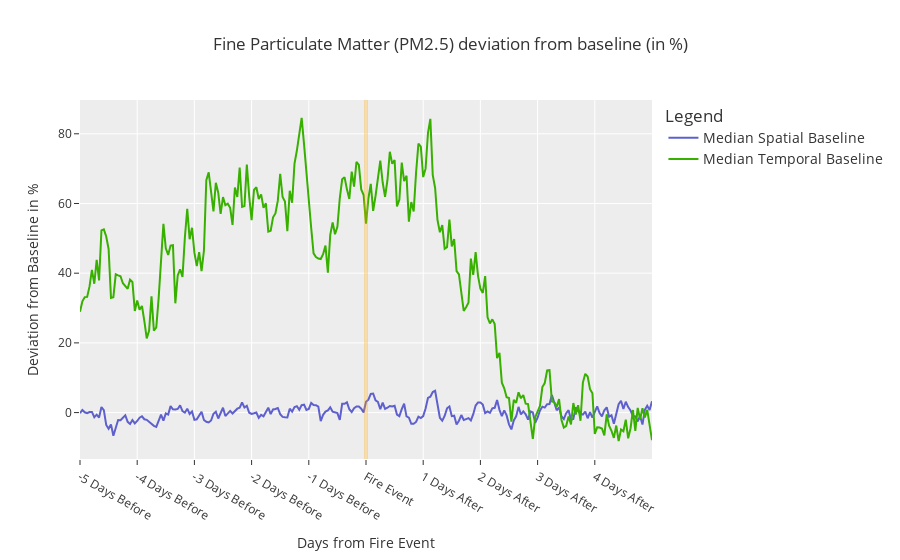
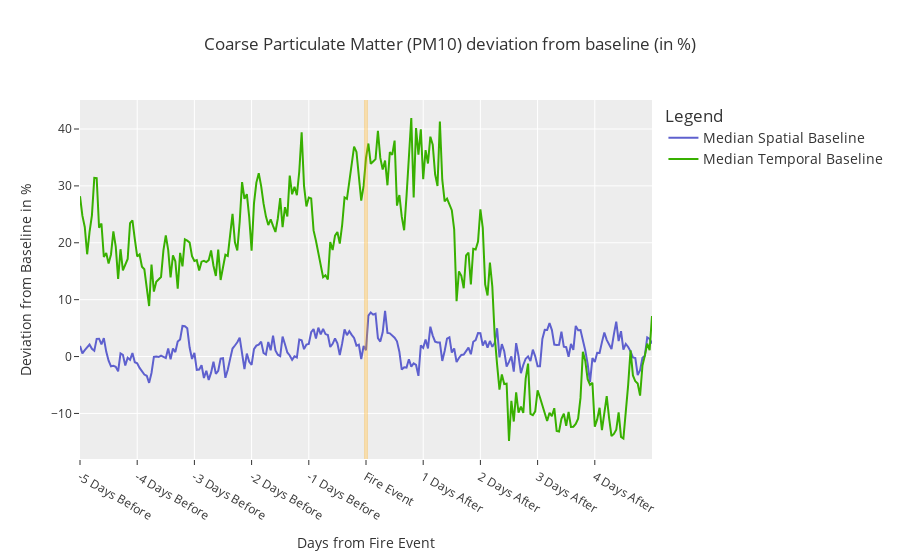

The cell these charts' notebook holds for them, in order:
### Code cell
TEMPLATE = pio.templates["ggplot2"]

for pol in ['PM25', 'PM10']: #
    
    df_spatial = pollutant_difference_percent_pol_sp[pol]
    df_spatial = df_spatial[(np.abs(stats.zscore(df_spatial)) < 5).all(axis=1)]
    
    pol_df_spatial = df_spatial.quantile([.1, .25, .5, .75, .9]) # calculate percentiles
    mean_df_spatial = df_spatial.mean() # mean
    std_dev_df_spatial = df_spatial.std()  # standard deviation
    
    df_temporal = pollutant_difference_percent_pol_tp[pol]
    df_temporal = df_temporal[(np.abs(stats.zscore(df_temporal)) < 5).all(axis=1)]
    
    pol_df_temporal = df_temporal.quantile([.1, .25, .5, .75, .9]) # calculate percentiles
    mean_df_temporal = df_temporal.mean() # mean
    std_dev_df_temporal = df_temporal.std()  # standard deviation
    
    fig = go.Figure()
    
    cols = [int(float(col)) for col in pol_df_temporal.columns] # get the value range for the x axis, 

    fig.add_trace(go.Scatter(
        x=cols,
        y=pol_df_spatial.loc[0.5],
        mode='lines',
        line_color='#5e60ce',
        name='Median Spatial Baseline'
    ))
    
    fig.add_trace(go.Scatter(
        x=cols,
        y=pol_df_temporal.loc[0.5],
        mode='lines',
        line_color='#38b000',
        name='Median Temporal Baseline'
    ))
        
    fig.update_layout(
                title=f'{POLLUTANTS[pol]["FULL_NAME"]} ({POLLUTANTS[pol]["FORMULA_HTML"]}) deviation from baseline (in %)',
                xaxis_title="Days from Fire Event",
                yaxis_title="Deviation from Baseline in %",
                legend_title="Legend",
                )# Add shapes
    
    fig.update_layout(
                legend = {'font_size': 14},
                template=TEMPLATE,
                xaxis = dict(
                    tickmode = 'array',
                    tick0 = df_spatial.reset_index()['hours_from_fe'][0],
                    dtick = 24))
    
    fig.add_vline(x=0, line_width=4, line_color="orange")
    
    fig.update_xaxes(
        ticktext = [
            f'{int(x/24)} Days Before' if x < 0 else f'{int(x/24)} Days After'.replace("0 Days After", "Fire Event") for x in list(
                range(
                    int(float(list(df_spatial.columns)[0])),
                    int(float(list(df_spatial.columns)[-1])),
                    24
                )
            )
        ],
        tickvals=[str(x) for x in list(
            range(
                    int(float(list(df_spatial.columns)[0])),
                    int(float(list(df_spatial.columns)[-1])),
                    24
                )
        )]
    )
    
    fig.show()

### Figure 1 — Plotly figure (JSON) as saved in the notebook; plotly's stock layout.template omitted (floating-point values rounded to 4 significant figures; data arrays with more than 128 entries replaced by an {"elided": "..."} marker saying what was removed)
{"data": [{"line": {"color": "#5e60ce"}, "mode": "lines", "name": "Median Spatial Baseline", "type": "scatter", "x": {"elided": "241 int values"}, "y": {"elided": "241 float values"}}, {"line": {"color": "#38b000"}, "mode": "lines", "name": "Median Temporal Baseline", "type": "scatter", "x": {"elided": "241 int values"}, "y": {"elided": "241 float values"}}], "layout": {"legend": {"font": {"size": 14}, "title": {"text": "Legend"}}, "shapes": [{"line": {"color": "orange", "width": 4}, "type": "line", "x0": 0, "x1": 0, "xref": "x", "y0": 0, "y1": 1, "yref": "y domain"}], "title": {"text": "Fine Particulate Matter (PM2.5) deviation from baseline (in %)"}, "xaxis": {"dtick": 24, "tick0": 2, "tickmode": "array", "ticktext": ["-5 Days Before", "-4 Days Before", "-3 Days Before", "-2 Days Before", "-1 Days Before", "Fire Event", "1 Days After", "2 Days After", "3 Days After", "4 Days After"], "tickvals": ["-120", "-96", "-72", "-48", "-24", "0", "24", "48", "72", "96"], "title": {"text": "Days from Fire Event"}}, "yaxis": {"title": {"text": "Deviation from Baseline in %"}}}}

### Figure 2 — Plotly figure (JSON) as saved in the notebook; plotly's stock layout.template omitted (floating-point values rounded to 4 significant figures; data arrays with more than 128 entries replaced by an {"elided": "..."} marker saying what was removed)
{"data": [{"line": {"color": "#5e60ce"}, "mode": "lines", "name": "Median Spatial Baseline", "type": "scatter", "x": {"elided": "241 int values"}, "y": {"elided": "241 float values"}}, {"line": {"color": "#38b000"}, "mode": "lines", "name": "Median Temporal Baseline", "type": "scatter", "x": {"elided": "241 int values"}, "y": {"elided": "241 float values"}}], "layout": {"legend": {"font": {"size": 14}, "title": {"text": "Legend"}}, "shapes": [{"line": {"color": "orange", "width": 4}, "type": "line", "x0": 0, "x1": 0, "xref": "x", "y0": 0, "y1": 1, "yref": "y domain"}], "title": {"text": "Coarse Particulate Matter (PM10) deviation from baseline (in %)"}, "xaxis": {"dtick": 24, "tick0": 0, "tickmode": "array", "ticktext": ["-5 Days Before", "-4 Days Before", "-3 Days Before", "-2 Days Before", "-1 Days Before", "Fire Event", "1 Days After", "2 Days After", "3 Days After", "4 Days After"], "tickvals": ["-120", "-96", "-72", "-48", "-24", "0", "24", "48", "72", "96"], "title": {"text": "Days from Fire Event"}}, "yaxis": {"title": {"text": "Deviation from Baseline in %"}}}}
